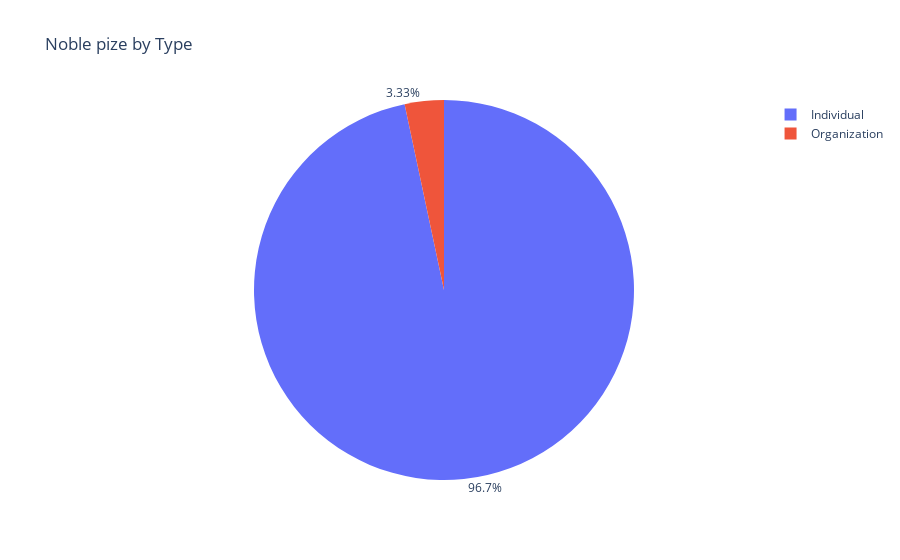

The notebook cell this image was saved under:
### Code cell
by_type = df_data.groupby(by='laureate_type').size()
fig = px.pie(by_type, values=by_type.values, names=by_type.index, title='Noble pize by Type')
fig.update_traces(textposition='outside', textinfo='percent')
fig.show()

### Figure 1 — Plotly figure (JSON) as saved in the notebook; plotly's stock layout.template omitted (floating-point values rounded to 4 significant figures)
{"data": [{"domain": {"x": [0, 1], "y": [0, 1]}, "hovertemplate": "laureate_type=%{label}<br>value=%{value}<extra></extra>", "labels": ["Individual", "Organization"], "legendgroup": "", "name": "", "showlegend": true, "textinfo": "percent", "textposition": "outside", "type": "pie", "values": [930, 32]}], "layout": {"legend": {"tracegroupgap": 0}, "title": {"text": "Noble pize by Type"}}}
